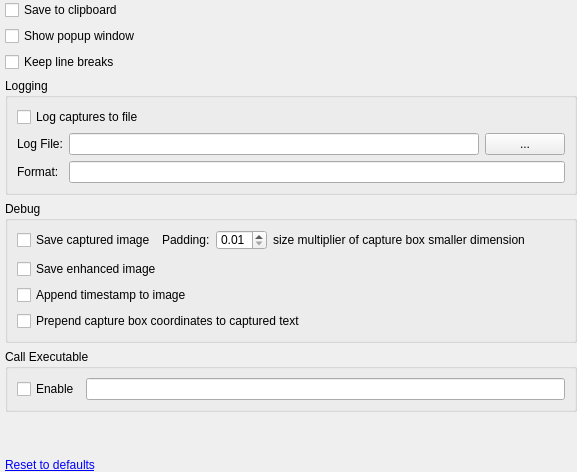
     <widget class="QWidget" name="tabOutput">
      <layout class="QGridLayout" name="gridLayout_13">
       <property name="leftMargin">
        <number>5</number>
       </property>
       <property name="topMargin">
        <number>0</number>
       </property>
       <property name="rightMargin">
        <number>0</number>
       </property>
       <property name="bottomMargin">
        <number>0</number>
       </property>
       <property name="horizontalSpacing">
        <number>0</number>
       </property>
       <item row="0" column="0">
        <widget class="QCheckBox" name="checkBoxOutputClipboard">
         <property name="toolTip">
          <string>&lt;html&gt;&lt;head/&gt;&lt;body&gt;&lt;p&gt;Copy the text that has been OCR'd to the clipboard.&lt;/p&gt;&lt;/body&gt;&lt;/html&gt;</string>
         </property>
         <property name="text">
          <string>Save to clipboard</string>
         </property>
        </widget>
       </item>
       <item row="3" column="0">
        <widget class="QGroupBox" name="groupBoxLogging">
         <property name="title">
          <string>Logging</string>
         </property>
         <layout class="QGridLayout" name="gridLayout_8">
          <item row="0" column="0" colspan="2">
           <widget class="QCheckBox" name="checkBoxOutputLoggingEnable">
            <property name="toolTip">
             <string>Log all OCR captures to the provided file.</string>
            </property>
            <property name="text">
             <string>Log captures to file</string>
            </property>
           </widget>
          </item>
          <item row="1" column="0">
           <widget class="QLabel" name="label_2">
            <property name="toolTip">
             <string>File to use for logging OCR captures.</string>
            </property>
            <property name="text">
             <string>Log File:</string>
            </property>
           </widget>
          </item>
          <item row="1" column="1">
           <widget class="QLineEdit" name="lineEditOutputLoggingFile"/>
          </item>
          <item row="1" column="2">
           <widget class="QPushButton" name="pushButtonOutputLoggingFile">
            <property name="text">
             <string>...</string>
            </property>
           </widget>
          </item>
          <item row="2" column="0">
           <widget class="QLabel" name="label_3">
            <property name="toolTip">
             <string>&lt;html&gt;&lt;head/&gt;&lt;body&gt;
Format to use when adding lines to the log file.
&lt;br/&gt;&lt;br/&gt;
You may include the following tokens:&lt;br/&gt;
${capture}&lt;br/&gt;
${linebreak}&lt;br/&gt;
${tab}&lt;br/&gt;
${timestamp}&lt;br/&gt;
${translation}
&lt;br/&gt;&lt;br/&gt;
Example showing timestamp followed by a tab followed by the captured OCR text followed by a linebreak:&lt;br/&gt;
${timestamp}${tab}${capture}${linebreak}
&lt;br/&gt;&lt;br/&gt;
Example showing how to separate lines with dashes:&lt;br/&gt;
${capture}${linebreak}-----------${linebreak}
&lt;/body&gt;&lt;/html&gt;</string>
            </property>
            <property name="text">
             <string>Format:</string>
            </property>
           </widget>
          </item>
          <item row="2" column="1" colspan="2">
           <widget class="QLineEdit" name="lineEditOutputLoggingFormat"/>
          </item>
         </layout>
        </widget>
       </item>
       <item row="7" column="0">
        <widget class="QLabel" name="labelOutputReset">
         <property name="text">
          <string>&lt;a href=&quot;none&quot;&gt;Reset to defaults&lt;/a&gt;</string>
         </property>
        </widget>
       </item>
       <item row="4" column="0">
        <widget class="QGroupBox" name="groupBoxOutputDebug">
         <property name="sizePolicy">
          <sizepolicy hsizetype="Preferred" vsizetype="Preferred">
           <horstretch>0</horstretch>
           <verstretch>0</verstretch>
          </sizepolicy>
         </property>
         <property name="title">
          <string>Debug</string>
         </property>
         <layout class="QFormLayout" name="formLayout">
          <item row="1" column="0">
           <widget class="QCheckBox" name="checkBoxDebugSaveEnhancedImage">
            <property name="toolTip">
             <string>&lt;html&gt;&lt;head/&gt;&lt;body&gt;&lt;p&gt;Save enhanced image that is sent to the OCR engine.&lt;/p&gt;&lt;p&gt;A file named &amp;quot;debug_enhanced.png&amp;quot; will be placed in the same directory as the executable.&lt;/p&gt;&lt;/body&gt;&lt;/html&gt;</string>
            </property>
            <property name="text">
             <string>Save enhanced image</string>
            </property>
           </widget>
          </item>
          <item row="2" column="0">
           <widget class="QCheckBox" name="checkBoxDebugAppendTimestampToImage">
            <property name="toolTip">
             <string>Append a timestamp to the debug images.</string>
            </property>
            <property name="text">
             <string>Append timestamp to image</string>
            </property>
           </widget>
          </item>
          <item row="3" column="0">
           <widget class="QCheckBox" name="checkBoxDebugPrependCoords">
            <property name="toolTip">
             <string>&lt;html&gt;&lt;head/&gt;&lt;body&gt;&lt;p&gt;Add the capture box coordinates to the beginning of the captured text.&lt;/p&gt;&lt;p&gt;These coordinates may be used with the &amp;quot;--screen-rect&amp;quot; command line option.&lt;/p&gt;&lt;p&gt;Format: (x1 y1 x2 y2) &amp;lt;captured text&amp;gt;&lt;/p&gt;&lt;/body&gt;&lt;/html&gt;</string>
            </property>
            <property name="text">
             <string>Prepend capture box coordinates to captured text</string>
            </property>
           </widget>
          </item>
          <item row="0" column="0" colspan="2">
           <layout class="QGridLayout" name="gridLayout_17">
            <item row="0" column="0">
             <widget class="QCheckBox" name="checkBoxDebugSaveCapturedImage">
              <property name="toolTip">
               <string>&lt;html&gt;&lt;head/&gt;&lt;body&gt;&lt;p&gt;Save original captured image before it is enhanced.&lt;/p&gt;&lt;p&gt;A file named &amp;quot;debug_capture.png&amp;quot; will be placed in the same directory as the executable.&lt;/p&gt;&lt;/body&gt;&lt;/html&gt;</string>
              </property>
              <property name="text">
               <string>Save captured image</string>
              </property>
             </widget>
            </item>
            <item row="0" column="4">
             <spacer name="horizontalSpacer_17">
              <property name="orientation">
               <enum>Qt::Horizontal</enum>
              </property>
              <property name="sizeHint" stdset="0">
               <size>
                <width>40</width>
                <height>20</height>
               </size>
              </property>
             </spacer>
            </item>
            <item row="0" column="1">
             <widget class="QLabel" name="label_4">
              <property name="text">
               <string>Padding:</string>
              </property>
             </widget>
            </item>
            <item row="0" column="2">
             <widget class="QDoubleSpinBox" name="doubleSpinBoxOutputCapturedPadding">
              <property name="minimum">
               <double>0.010000000000000</double>
              </property>
              <property name="maximum">
               <double>1.000000000000000</double>
              </property>
              <property name="singleStep">
               <double>0.010000000000000</double>
              </property>
              <property name="value">
               <double>0.010000000000000</double>
              </property>
             </widget>
            </item>
            <item row="0" column="3">
             <widget class="QLabel" name="label_5">
              <property name="text">
               <string>&lt;html&gt;&lt;head/&gt;&lt;body&gt;&lt;p&gt;size multiplier of capture box smaller dimension&lt;/p&gt;&lt;/body&gt;&lt;/html&gt;</string>
              </property>
             </widget>
            </item>
           </layout>
          </item>
         </layout>
        </widget>
       </item>
       <item row="2" column="0">
        <widget class="QCheckBox" name="checkBoxOutputKeepLineBreaks">
         <property name="toolTip">
          <string>&lt;html&gt;&lt;head/&gt;&lt;body&gt;&lt;p&gt;Check this option if you don't want carriage returns and line feeds to be stripped from the captured text.&lt;/p&gt;&lt;/body&gt;&lt;/html&gt;</string>
         </property>
         <property name="text">
          <string>Keep line breaks</string>
         </property>
        </widget>
       </item>
       <item row="1" column="0">
        <widget class="QCheckBox" name="checkBoxOutputShowPopup">
         <property name="toolTip">
          <string>Popup a window that shows the OCR'd text.</string>
         </property>
         <property name="text">
          <string>Show popup window</string>
         </property>
        </widget>
       </item>
       <item row="5" column="0">
        <widget class="QGroupBox" name="groupBoxOutputCallExeEnable">
         <property name="title">
          <string>Call Executable</string>
         </property>
         <layout class="QGridLayout" name="gridLayout_15">
          <item row="0" column="0">
           <widget class="QCheckBox" name="checkBoxOutputCallExeEnable">
            <property name="toolTip">
             <string>&lt;html&gt;&lt;head/&gt;&lt;body&gt;
Enable/disable call to the provided executable.
&lt;br/&gt;&lt;br/&gt;
You may include the following tokens:&lt;br/&gt;
${capture}&lt;br/&gt;
${timestamp}&lt;br/&gt;
${translation}
&lt;br/&gt;&lt;br/&gt;
Example calling a Python script:&lt;br/&gt;
C:\Anaconda3\python.exe &quot;C:\Scripts\test.py&quot; &quot;${capture}&quot; &quot;${translation}&quot;
&lt;/body&gt;&lt;/html&gt;</string>
            </property>
            <property name="text">
             <string>Enable</string>
            </property>
           </widget>
          </item>
          <item row="0" column="1">
           <widget class="QLineEdit" name="lineEditOutputCallExe"/>
          </item>
         </layout>
        </widget>
       </item>
       <item row="6" column="0">
        <spacer name="verticalSpacer_4">
         <property name="orientation">
          <enum>Qt::Vertical</enum>
         </property>
         <property name="sizeHint" stdset="0">
          <size>
           <width>20</width>
           <height>40</height>
          </size>
         </property>
        </spacer>
       </item>
      </layout>
     </widget>
